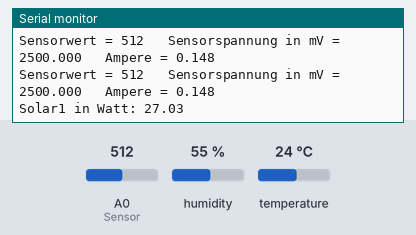
This sketch was run on a simulated Arduino Uno, built with avr-gcc and run on an emulated ATmega328P. Parts: the last lines printed to the serial monitor. The inputs (shaded band) are chosen by the test bench; at power-on: A0 (Sensor) = 512, humidity 55 %, temperature 24 °C. WiFi joins after 1.5 s; servers stay silent unless stated; uploads are accepted with an empty reply.

Above: at 2.7 s.
2.8 s: A0 (Sensor) set to 502
At 3.7 s:
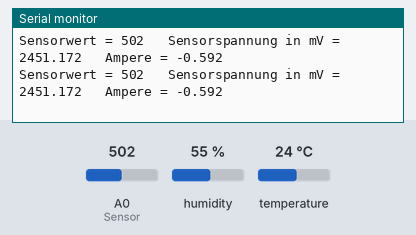
4.3 s: A0 (Sensor) set to 511
At 5.1 s:
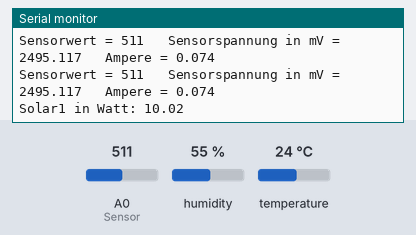
13.2 s: A0 (Sensor) set to 716
At 25.73 s:
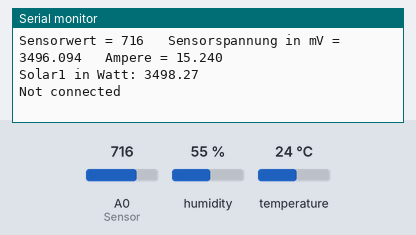
Timing chart, 0 to 27.2 s (numbered marks = the images above; inputs shaded):
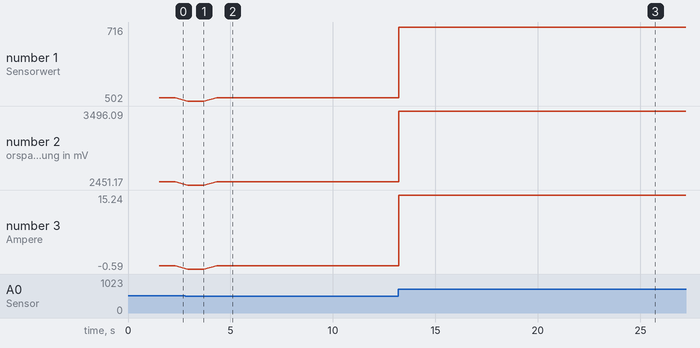

The sketch:

uno_SolarWechelstrom_Temp_messen.ino
```cpp
/*
   Board: arduino uno
   HanRun Eth Shield
   Strom messen mit Stromstärkesensor (ACS712) 30 Amp.
   30A Version: Chip ACS712ELCTR-30A-T
   Spannungsversorgung: 5V | Messbereich: -30A bis +30A |
   Spannungsänderung am Sensor pro 1A: 66mV
   https://funduino.de/nr-41-stromstaerkesensor-arduino

  Temperatur und Luftfeuchtigkeit messen mit DHT22
  Spannungsversorgung: 3.3V
  Good for 0-100% humidity readings with 2-5% accuracy
  Good for -40 to 80°C temperature readings ±0.5°C accuracy
  No more than 0.5 Hz sampling rate (once every 2 seconds)
  https://github.com/adafruit/DHT-sensor-library/blob/master/examples/DHT_Unified_Sensor/DHT_Unified_Sensor.ino
  https://learn.adafruit.com/dht

  Ethernet https://www.uweziegenhagen.de/?p=2830
*/
#include <SPI.h>
#include <Ethernet.h>
byte mac[] = { 0xDE, 0xAD, 0xBE, 0xEF, 0xFE, 0xED };
char server[] = "v92140.1blu.de";    // name address for Google (using DNS)
// Set the static IP address to use if the DHCP fails to assign
IPAddress ip(172, 17, 2, 217);
IPAddress myDns(172, 17, 2, 1);
EthernetClient client;
bool connected = false;

#include <Adafruit_Sensor.h>
#include <DHT.h>
#include <DHT_U.h>
#define DHTPIN 2
#define DHTTYPE    DHT22     // DHT 22 (AM2302)
DHT_Unified dht(DHTPIN, DHTTYPE);
double humidity = 0;
double temp = 0;


int Sensor = A0; // Der Stromstärkesensor wird am Pin A0 (Analog "0") angeschlossen.
int VpA = 66; // Millivolt pro Ampere (100 für 20A Modul und 66 für 30A Modul)
int sensorwert = 0;
double Nullpunkt = 2490.234; // Spannung in mV bei dem keine Stromstärke vorhanden ist
double SensorSpannung = 0;
double Ampere = 0;
double Solar1;
double Volt = 230;
int numberOfSamples = 50;

unsigned long timer;
unsigned long loop_timer;

void setup() {
  Serial.begin(115200);
  dht.begin();

  // Print temperature sensor details.
  sensor_t sensor;
  dht.temperature().getSensor(&sensor);
  Serial.println(F("------------------------------------"));
  Serial.println(F("Temperature Sensor"));
  Serial.print  (F("Sensor Type: ")); Serial.println(sensor.name);
  Serial.print  (F("Driver Ver:  ")); Serial.println(sensor.version);
  Serial.print  (F("Unique ID:   ")); Serial.println(sensor.sensor_id);
  Serial.print  (F("Max Value:   ")); Serial.print(sensor.max_value); Serial.println(F("°C"));
  Serial.print  (F("Min Value:   ")); Serial.print(sensor.min_value); Serial.println(F("°C"));
  Serial.print  (F("Resolution:  ")); Serial.print(sensor.resolution); Serial.println(F("°C"));
  Serial.println(F("------------------------------------"));
  // Print humidity sensor details.
  dht.humidity().getSensor(&sensor);
  Serial.println(F("Humidity Sensor"));
  Serial.print  (F("Sensor Type: ")); Serial.println(sensor.name);
  Serial.print  (F("Driver Ver:  ")); Serial.println(sensor.version);
  Serial.print  (F("Unique ID:   ")); Serial.println(sensor.sensor_id);
  Serial.print  (F("Max Value:   ")); Serial.print(sensor.max_value); Serial.println(F("%"));
  Serial.print  (F("Min Value:   ")); Serial.print(sensor.min_value); Serial.println(F("%"));
  Serial.print  (F("Resolution:  ")); Serial.print(sensor.resolution); Serial.println(F("%"));
  Serial.println(F("------------------------------------"));


  // start the Ethernet connection:
  Serial.println("Initialize Ethernet with DHCP:");
  if (Ethernet.begin(mac) == 0) {
    Serial.println("Failed to configure Ethernet using DHCP");
    // Check for Ethernet hardware present
    if (Ethernet.linkStatus() == LinkOFF) {
      Serial.println("Ethernet cable is not connected.");
    }
    // try to congifure using IP address instead of DHCP:
    Ethernet.begin(mac, ip, myDns);
  } else {
    Serial.print("  DHCP assigned IP ");
    Serial.println(Ethernet.localIP());
  }
  timer = millis();
}

void loop() {
  loop_timer = millis();
  if (loop_timer - timer >= 10000) {
    // Temperatur Start************************************************************

    sensors_event_t event; // Get temperature event and print its value.
    dht.temperature().getEvent(&event);
    if (isnan(event.temperature)) {
      Serial.println("Error reading temperature!");
    }
    else {
      Serial.print("Temperature: ");
      temp = event.temperature;
      Serial.print(temp);
      Serial.println("°C");
    }
    // Get humidity event and print its value.
    dht.humidity().getEvent(&event);
    if (isnan(event.relative_humidity)) {
      Serial.println("Error reading humidity!");
    }
    else {
      Serial.print("Humidity: ");
      humidity = event.relative_humidity;
      Serial.print(humidity);
      Serial.println("%");
    }
    timer = millis();
  }  // Temperatur Ende************************************************************


  // Strom Start ***************************************************************
  double SolarSum = 0;
  for (int n = 0; n < numberOfSamples; n++)
  {
    sensorwert = analogRead(Sensor);
    SensorSpannung = (sensorwert / 1024.0) * 5000; // Hier wird der Messwert in den Spannungswert in mV am Sensor umgewandelt.
    Ampere = ((SensorSpannung - Nullpunkt) / VpA); // Im zweiten Schritt wird hier die Stromstärke berechnet.
    Solar1 = (Volt * Ampere) -7; // Solar1 in Watt minus Korrekturwert im Leerlauf gemessen

    // Ausgabe der Ergebnisse am Seriellen Monitor
    Serial.print("Sensorwert = " ); // Ausgabe des reinen Sensorwertes
    Serial.print(sensorwert);
    Serial.print("\t Sensorspannung in mV = "); // Zeigt die Sensorspannung an
    Serial.print(SensorSpannung, 3); // Die "3" hinter dem Komma erzeugt drei Nachkommastellen
    Serial.print("\t Ampere = "); // shows the voltage measured
    Serial.println(Ampere, 3); // Die "3" hinter dem Komma erzeugt drei Nachkommastellen

    SolarSum = SolarSum + Solar1;
    delay(0.00002);
  }
  Solar1 = SolarSum / numberOfSamples ;
  Serial.print("Solar1 in Watt: ");
  Serial.println(Solar1);
  // Strom Ende ***************************************************************


  if (!connected) {
    Serial.println("Not connected");
    if (client.connect(server, 80)) {
      connected = true;
      Serial.print("Connected to Server ");
      Serial.println(server);
      Serial.println("Sending request");
      client.print( "GET /energie/emoncms/input/post.json?node=WGS220&apikey=4f76b2121bcaee97658de17a5cb0ca41&json={Solar1:" );
      client.print(Solar1);
      client.print(",Temp_DG_links:");
      client.print(temp);
      client.print(",Luftfeuchte_DG_links:");
      client.print(humidity);
      client.print( "}" );
      client.println(" HTTP/1.1");
      client.println("Host: v92140.1blu.de");
      client.println("Accept: text/html");
      /*client.println("User-Agent: Arduino");
      */
      client.println();
    } else {
      Serial.println("Cannot connect to server");
    }
  }
  else {
    delay(500);
    while (client.connected() && client.available()) {
      char c = client.read();
      Serial.print(c);
    }
    Serial.println();
    client.stop();
    connected = false;
  }

  Serial.println("Done now");

}
```

Measured:
- the behaviour switches between 510 and 509 on A0 (Sensor) (found by bisection; images 0 and 1)
- after the input at 2.8 s, the serial monitor: prints a new line after 0.12 s (image 1)
- after the input at 4.3 s, the serial monitor: prints a new line at once (image 2)
- after the input at 13.2 s, the serial monitor: prints a new line at once (image 3)
- plotted number 1: 512 → 502 after the input at 2.8 s, 502 → 511 after the input at 4.3 s, 511 → 716 after the input at 13.2 s
- plotted number 2: 2500 → 2451.17 after the input at 2.8 s, 2451.17 → 2495.12 after the input at 4.3 s, 2495.12 → 3496.09 after the input at 13.2 s
- plotted number 3: 0.15 → -0.59 after the input at 2.8 s, -0.59 → 0.07 after the input at 4.3 s, 0.07 → 15.24 after the input at 13.2 s
